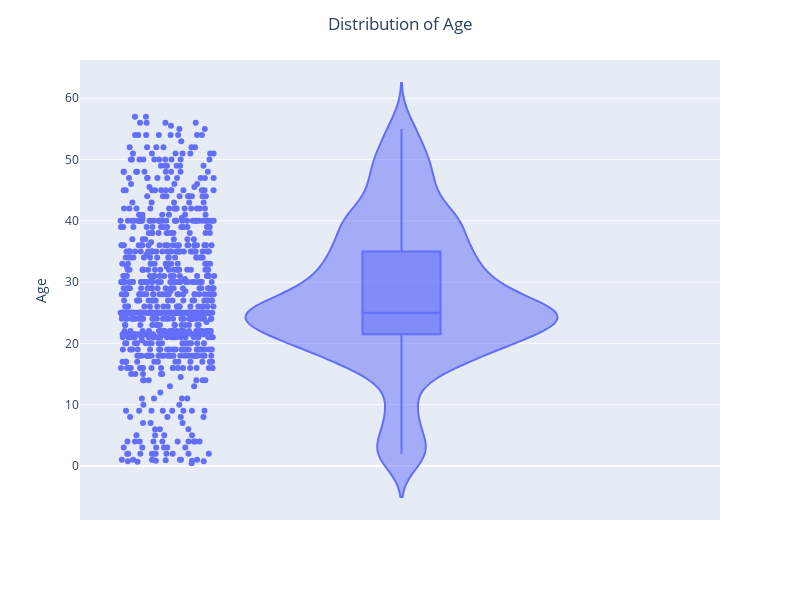
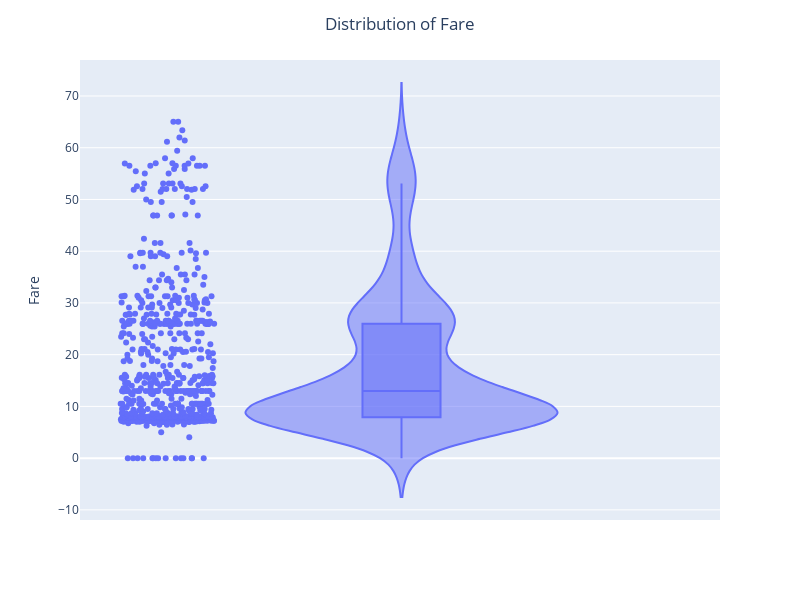
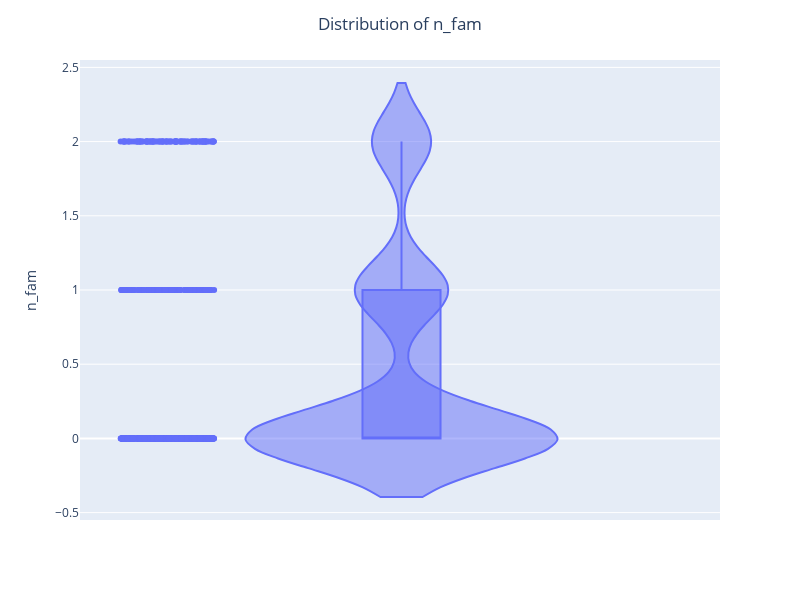

These figures' notebook cell, in order:
### Code cell
for i in [['Age', df_cleanAge], ['Fare', df_cleanFare], ['n_fam', df_cleanNFam]]:
    f.px_violin_simple(i[1], i[0])

### Figure 1 — Plotly figure (JSON) as saved in the notebook; plotly's stock layout.template omitted (floating-point values rounded to 4 significant figures; data arrays with more than 128 entries replaced by an {"elided": "..."} marker saying what was removed)
{"data": [{"alignmentgroup": "True", "box": {"visible": true}, "customdata": {"elided": "858x20 mixed values"}, "hovertemplate": "Age=%{y}<br>PassengerId=%{customdata[0]}<br>Survived=%{customdata[1]}<br>Pclass=%{customdata[2]}<br>Name=%{customdata[3]}<br>Sex=%{customdata[4]}<br>SibSp=%{customdata[5]}<br>Parch=%{customdata[6]}<br>Ticket=%{customdata[7]}<br>Fare=%{customdata[8]}<br>Cabin=%{customdata[9]}<br>Embarked=%{customdata[10]}<br>alone=%{customdata[11]}<br>deck=%{customdata[12]}<br>Group_Age=%{customdata[13]}<br>has_deck=%{customdata[14]}<br>Surname=%{customdata[15]}<br>Title=%{customdata[16]}<br>n_fam=%{customdata[17]}<br>FamilyID=%{customdata[18]}<br>Family_Survival_Rate=%{customdata[19]}<extra></extra>", "legendgroup": "", "marker": {"color": "#636efa"}, "name": "", "offsetgroup": "", "orientation": "v", "points": "all", "scalegroup": "True", "showlegend": false, "type": "violin", "x0": " ", "xaxis": "x", "y": {"elided": "858 float values"}, "y0": " ", "yaxis": "y"}], "layout": {"height": 600, "legend": {"tracegroupgap": 0}, "margin": {"t": 60}, "title": {"text": "Distribution of Age", "x": 0.5}, "violinmode": "group", "width": 800, "xaxis": {"anchor": "y", "domain": [0, 1]}, "yaxis": {"anchor": "x", "domain": [0, 1], "title": {"text": "Age"}}}}

### Figure 2 — Plotly figure (JSON) as saved in the notebook; plotly's stock layout.template omitted (floating-point values rounded to 4 significant figures; data arrays with more than 128 entries replaced by an {"elided": "..."} marker saying what was removed)
{"data": [{"alignmentgroup": "True", "box": {"visible": true}, "customdata": {"elided": "775x20 mixed values"}, "hovertemplate": "Fare=%{y}<br>PassengerId=%{customdata[0]}<br>Survived=%{customdata[1]}<br>Pclass=%{customdata[2]}<br>Name=%{customdata[3]}<br>Sex=%{customdata[4]}<br>Age=%{customdata[5]}<br>SibSp=%{customdata[6]}<br>Parch=%{customdata[7]}<br>Ticket=%{customdata[8]}<br>Cabin=%{customdata[9]}<br>Embarked=%{customdata[10]}<br>alone=%{customdata[11]}<br>deck=%{customdata[12]}<br>Group_Age=%{customdata[13]}<br>has_deck=%{customdata[14]}<br>Surname=%{customdata[15]}<br>Title=%{customdata[16]}<br>n_fam=%{customdata[17]}<br>FamilyID=%{customdata[18]}<br>Family_Survival_Rate=%{customdata[19]}<extra></extra>", "legendgroup": "", "marker": {"color": "#636efa"}, "name": "", "offsetgroup": "", "orientation": "v", "points": "all", "scalegroup": "True", "showlegend": false, "type": "violin", "x0": " ", "xaxis": "x", "y": {"elided": "775 float values"}, "y0": " ", "yaxis": "y"}], "layout": {"height": 600, "legend": {"tracegroupgap": 0}, "margin": {"t": 60}, "title": {"text": "Distribution of Fare", "x": 0.5}, "violinmode": "group", "width": 800, "xaxis": {"anchor": "y", "domain": [0, 1]}, "yaxis": {"anchor": "x", "domain": [0, 1], "title": {"text": "Fare"}}}}

### Figure 3 — Plotly figure (JSON) as saved in the notebook; plotly's stock layout.template omitted (floating-point values rounded to 4 significant figures; data arrays with more than 128 entries replaced by an {"elided": "..."} marker saying what was removed)
{"data": [{"alignmentgroup": "True", "box": {"visible": true}, "customdata": {"elided": "800x20 mixed values"}, "hovertemplate": "n_fam=%{y}<br>PassengerId=%{customdata[0]}<br>Survived=%{customdata[1]}<br>Pclass=%{customdata[2]}<br>Name=%{customdata[3]}<br>Sex=%{customdata[4]}<br>Age=%{customdata[5]}<br>SibSp=%{customdata[6]}<br>Parch=%{customdata[7]}<br>Ticket=%{customdata[8]}<br>Fare=%{customdata[9]}<br>Cabin=%{customdata[10]}<br>Embarked=%{customdata[11]}<br>alone=%{customdata[12]}<br>deck=%{customdata[13]}<br>Group_Age=%{customdata[14]}<br>has_deck=%{customdata[15]}<br>Surname=%{customdata[16]}<br>Title=%{customdata[17]}<br>FamilyID=%{customdata[18]}<br>Family_Survival_Rate=%{customdata[19]}<extra></extra>", "legendgroup": "", "marker": {"color": "#636efa"}, "name": "", "offsetgroup": "", "orientation": "v", "points": "all", "scalegroup": "True", "showlegend": false, "type": "violin", "x0": " ", "xaxis": "x", "y": {"elided": "800 int values"}, "y0": " ", "yaxis": "y"}], "layout": {"height": 600, "legend": {"tracegroupgap": 0}, "margin": {"t": 60}, "title": {"text": "Distribution of n_fam", "x": 0.5}, "violinmode": "group", "width": 800, "xaxis": {"anchor": "y", "domain": [0, 1]}, "yaxis": {"anchor": "x", "domain": [0, 1], "title": {"text": "n_fam"}}}}
